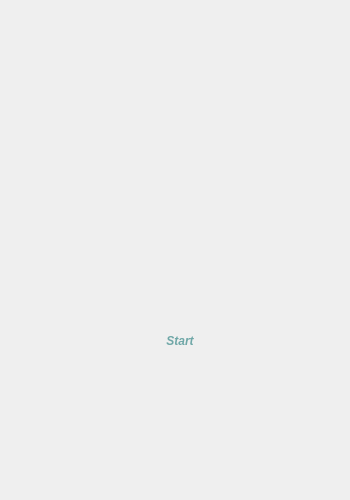
<?xml version="1.0" encoding="UTF-8"?>
<ui version="4.0">
 <class>Widget</class>
 <widget class="QWidget" name="Widget">
  <property name="geometry">
   <rect>
    <x>0</x>
    <y>0</y>
    <width>350</width>
    <height>500</height>
   </rect>
  </property>
  <property name="minimumSize">
   <size>
    <width>350</width>
    <height>0</height>
   </size>
  </property>
  <property name="maximumSize">
   <size>
    <width>800</width>
    <height>600</height>
   </size>
  </property>
  <property name="windowTitle">
   <string>Menu</string>
  </property>
  <widget class="QLabel" name="label">
   <property name="geometry">
    <rect>
     <x>-10</x>
     <y>-10</y>
     <width>374</width>
     <height>512</height>
    </rect>
   </property>
   <property name="text">
    <string/>
   </property>
   <property name="pixmap">
    <pixmap>TitlePage.jpg</pixmap>
   </property>
  </widget>
  <widget class="QPushButton" name="pushButton">
   <property name="geometry">
    <rect>
     <x>140</x>
     <y>330</y>
     <width>80</width>
     <height>22</height>
    </rect>
   </property>
   <property name="font">
    <font>
     <family>Segoe UI</family>
     <weight>75</weight>
     <italic>true</italic>
     <bold>true</bold>
    </font>
   </property>
   <property name="styleSheet">
    <string notr="true">QPushButton
{
	backgound-colorrgb(135, 135, 200);
	border: none;

	color:rgb(111, 167, 167);
}</string>
   </property>
   <property name="text">
    <string>Start</string>
   </property>
   <property name="default">
    <bool>false</bool>
   </property>
   <property name="flat">
    <bool>false</bool>
   </property>
  </widget>
 </widget>
 <resources/>
 <connections/>
</ui>
